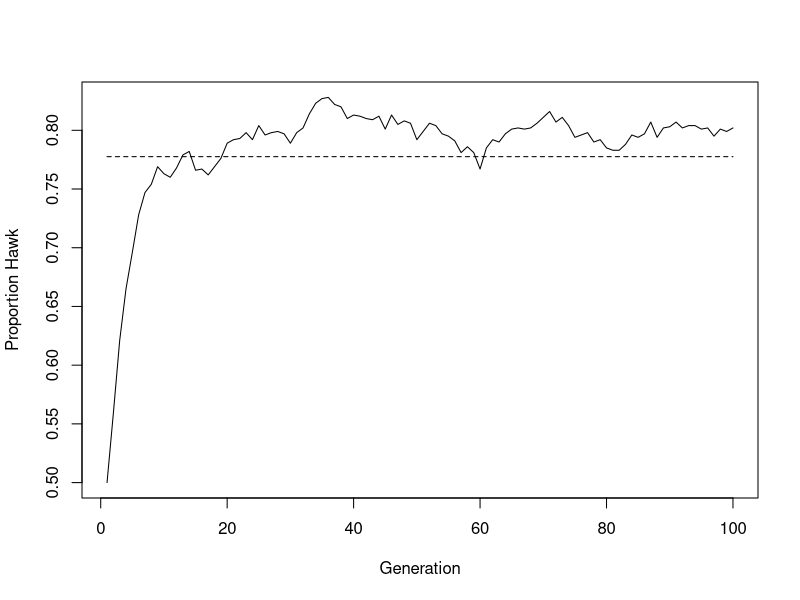

Generate this figure with R:
# Hawk-Dove clonal model

# General assumptions
# 1. The population consists of two types of clones: Hawk, Dove.
# 2. A hawk interacting with a dove always wins.
# 3. A hawk interacting with a hawk earns a negative payoff.
# 4. A dove interacting with a dove divides the payoff.
# 5. Fitness is equal to some initial quantity plus the payoff.

# Code: Hawk=1, Dove=2

rm(list=ls())

fitness = function(morph, npop, payoff.mat) {
    opponent <- sample(morph)
    fit <- matrix(0, npop, 1)
    for(i.receiver in 1:2) {
        for(i.opponent in 1:2) {
            fit[morph==i.receiver & opponent ==i.opponent] <- 3 + payoff.mat[i.receiver, i.opponent]
        }    
    }
    p.hawk <- sum(fit[morph==1]) / sum(fit) # mean fitness of hawks
    return(p.hawk)
}

#### MAIN PROGRAM ####
set.seed(100)
N.Pop = 1000
Maxgen = 100
Output = matrix(0, Maxgen, 2)
P.Hawk = 0.5
N.Hawk = N.Pop * P.Hawk
Morph = matrix(2, N.Pop, 1)
Morph[1:N.Hawk] = 1  # make the correct proportion Hawks
Payoff.Mat = matrix(c(-1, 0, 8, 4), 2, 2)
# give names to the 4 Payoff cells
A = Payoff.Mat[1,1]
B = Payoff.Mat[1,2]
C = Payoff.Mat[2,1]
D = Payoff.Mat[2,2]
P.Hawk = (B-D) / (B+C-A-D)

for(i in 1:Maxgen) {
    Output[i, 1] = i
    N.Hawk = length(Morph[Morph==1])
    Output[i, 2] = N.Hawk / N.Pop
    P.Hawk = fitness(Morph, N.Pop, Payoff.Mat)
    N.Hawk = round(N.Pop * P.Hawk)
    Morph[1:N.Pop, 1] = 2 # initialize to Dove
    Morph[1:N.Hawk, 1] = 1 # make correct number of Hawks
}


par(mfrow=c(1,1))
plot(Output[,1], Output[,2], type='l', xlab='Generation', ylab='Proportion Hawk')
lines(Output[,1], rep(P.Hawk, Maxgen), lty=2) # theoretical number of Hawks

print('t-test vs theoretical expectation (after generation 20) [mean, sd, theoretical]')
Equilibrium.P.Hawk = Output[20:Maxgen, 2]
print(c(mean(Equilibrium.P.Hawk), sd(Equilibrium.P.Hawk), P.Hawk))
print(t.test(Equilibrium.P.Hawk, mu=P.Hawk))
